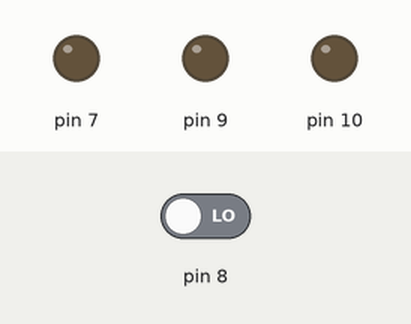
The sketch below on a simulated Arduino Uno, built with avr-gcc and run on an emulated ATmega328P. Shown: output pins drawn as LEDs (lit = HIGH). The test bench sets the inputs (shaded band); at power-on: pin 8 LOW.

Above: at 1.2 s.
1.3 s: pin 8 driven HIGH
At 2.1 s:
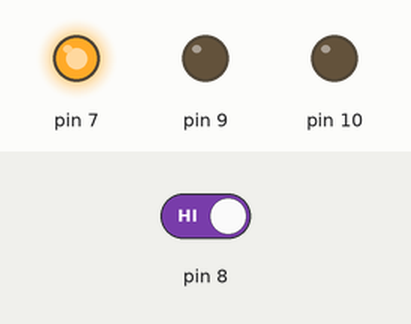
At 3.1 s:
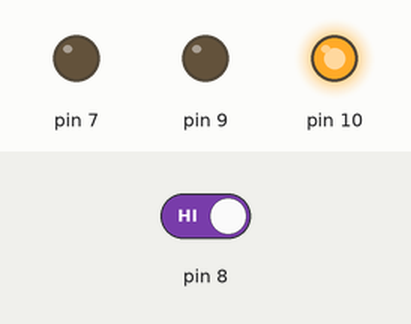
4.3 s: pin 8 driven LOW
At 4.6 s:
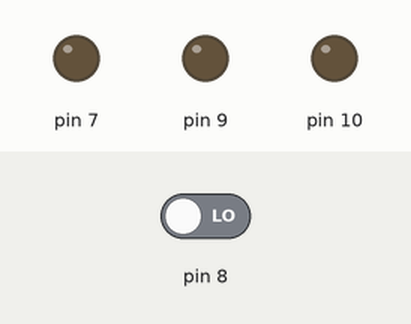
Timing chart, 0 to 7.3 s (numbered marks = the images above; inputs shaded):
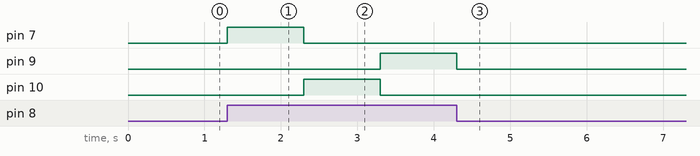

Measured:
- after the input at 1.3 s, pin 7: LOW → HIGH at once, → LOW 1.0 s later; pin 9: LOW → HIGH after 2.0 s; pin 10: LOW → HIGH after 1.0 s, → LOW 1.0 s later
- after the input at 4.3 s, pin 7, pin 10: stops changing and stays LOW; pin 9: goes on until 4.3 s, then stays LOW

The sketch:

ThreeBlinks.ino
```cpp
// This is the first comment by Megan Toner :)

void setup() {
  // put your setup code here, to run once:

  // 1-7    PD0-PD7
  // 8-X    PB0-PBX
  //This is the bottom left digital output pin
  pinMode(8, INPUT);
  digitalWrite(8, LOW);
  pinMode(7, OUTPUT);
  pinMode(10, OUTPUT);
  pinMode(9, OUTPUT);


}

void loop() {
  // Poll the button press
  if(digitalRead(8) == HIGH){
    digitalWrite(7, HIGH);
    delay(1000);
    digitalWrite(7, LOW);
    digitalWrite(10, HIGH);
    delay(1000);
    digitalWrite(10, LOW);
    digitalWrite(9, HIGH);
    delay(1000);
    digitalWrite(9,LOW);
    delay(500);
  }
  else{
    digitalWrite(7,LOW);
  }

}
```
